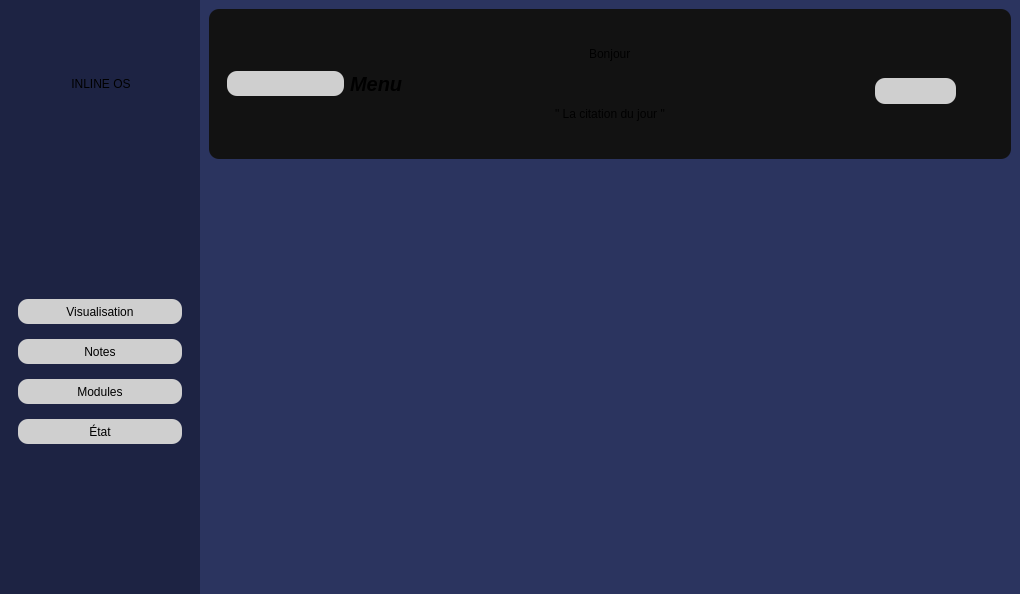
<?xml version="1.0" encoding="UTF-8"?>
<ui version="4.0">
 <class>MainWindow</class>
 <widget class="QMainWindow" name="MainWindow">
  <property name="geometry">
   <rect>
    <x>0</x>
    <y>0</y>
    <width>1020</width>
    <height>594</height>
   </rect>
  </property>
  <property name="windowTitle">
   <string>MainWindow</string>
  </property>
  <widget class="QWidget" name="centralwidget">
   <property name="layoutDirection">
    <enum>Qt::LayoutDirection::LeftToRight</enum>
   </property>
   <property name="styleSheet">
    <string notr="true">#leftMenu{
	background-color: rgb(29, 35, 67);
}


#mainBody{
	background-color: rgb(43, 52, 95);
}

#headerFrame{
	background-color: rgb(18, 18, 18);	
	border-radius: 10px;
}


QPushButton{
	min-height: 25px;
    background-color: rgb(207, 207, 207);
    border-radius: 10px;
	color: black;
	font: 900 10pt &quot;Seorge UI&quot;;
	
}</string>
   </property>
   <layout class="QHBoxLayout" name="horizontalLayout">
    <property name="spacing">
     <number>0</number>
    </property>
    <property name="leftMargin">
     <number>0</number>
    </property>
    <property name="topMargin">
     <number>0</number>
    </property>
    <property name="rightMargin">
     <number>0</number>
    </property>
    <property name="bottomMargin">
     <number>0</number>
    </property>
    <item>
     <widget class="QWidget" name="leftMenu" native="true">
      <property name="maximumSize">
       <size>
        <width>200</width>
        <height>16777215</height>
       </size>
      </property>
      <property name="layoutDirection">
       <enum>Qt::LayoutDirection::LeftToRight</enum>
      </property>
      <property name="styleSheet">
       <string notr="true"/>
      </property>
      <layout class="QVBoxLayout" name="verticalLayout_3">
       <property name="spacing">
        <number>0</number>
       </property>
       <property name="sizeConstraint">
        <enum>QLayout::SizeConstraint::SetDefaultConstraint</enum>
       </property>
       <property name="topMargin">
        <number>9</number>
       </property>
       <property name="rightMargin">
        <number>9</number>
       </property>
       <property name="bottomMargin">
        <number>9</number>
       </property>
       <item>
        <widget class="QWidget" name="intro" native="true">
         <property name="maximumSize">
          <size>
           <width>16777215</width>
           <height>150</height>
          </size>
         </property>
         <layout class="QVBoxLayout" name="verticalLayout_4">
          <item alignment="Qt::AlignmentFlag::AlignHCenter">
           <widget class="QLabel" name="inlineLabel">
            <property name="text">
             <string> INLINE OS</string>
            </property>
           </widget>
          </item>
         </layout>
        </widget>
       </item>
       <item alignment="Qt::AlignmentFlag::AlignVCenter">
        <widget class="QWidget" name="buttons" native="true">
         <layout class="QVBoxLayout" name="verticalLayout_5">
          <property name="spacing">
           <number>15</number>
          </property>
          <item>
           <widget class="QPushButton" name="visualizationButton">
            <property name="sizePolicy">
             <sizepolicy hsizetype="Minimum" vsizetype="Fixed">
              <horstretch>0</horstretch>
              <verstretch>0</verstretch>
             </sizepolicy>
            </property>
            <property name="text">
             <string>Visualisation</string>
            </property>
           </widget>
          </item>
          <item>
           <widget class="QPushButton" name="notesButton">
            <property name="sizePolicy">
             <sizepolicy hsizetype="Minimum" vsizetype="Fixed">
              <horstretch>0</horstretch>
              <verstretch>0</verstretch>
             </sizepolicy>
            </property>
            <property name="text">
             <string>Notes</string>
            </property>
           </widget>
          </item>
          <item>
           <widget class="QPushButton" name="modulesButton">
            <property name="sizePolicy">
             <sizepolicy hsizetype="Minimum" vsizetype="Fixed">
              <horstretch>0</horstretch>
              <verstretch>0</verstretch>
             </sizepolicy>
            </property>
            <property name="text">
             <string>Modules</string>
            </property>
           </widget>
          </item>
          <item>
           <widget class="QPushButton" name="stateButton">
            <property name="sizePolicy">
             <sizepolicy hsizetype="Minimum" vsizetype="Fixed">
              <horstretch>0</horstretch>
              <verstretch>0</verstretch>
             </sizepolicy>
            </property>
            <property name="text">
             <string>État</string>
            </property>
           </widget>
          </item>
         </layout>
        </widget>
       </item>
      </layout>
     </widget>
    </item>
    <item>
     <widget class="QWidget" name="mainBody" native="true">
      <property name="layoutDirection">
       <enum>Qt::LayoutDirection::LeftToRight</enum>
      </property>
      <property name="styleSheet">
       <string notr="true"/>
      </property>
      <layout class="QVBoxLayout" name="verticalLayout" stretch="0,0">
       <item>
        <widget class="QWidget" name="headerFrame" native="true">
         <property name="maximumSize">
          <size>
           <width>16777215</width>
           <height>150</height>
          </size>
         </property>
         <layout class="QHBoxLayout" name="horizontalLayout_3">
          <item>
           <widget class="QWidget" name="MenuFrame" native="true">
            <layout class="QHBoxLayout" name="horizontalLayout_4">
             <item>
              <widget class="QPushButton" name="menuButton">
               <property name="text">
                <string/>
               </property>
               <property name="icon">
                <iconset resource="../../../../assets/resources.qrc">
                 <normaloff>:/icons/icons/menu.svg</normaloff>:/icons/icons/menu.svg</iconset>
               </property>
               <property name="iconSize">
                <size>
                 <width>32</width>
                 <height>32</height>
                </size>
               </property>
              </widget>
             </item>
             <item>
              <widget class="QLabel" name="menuLabel">
               <property name="font">
                <font>
                 <pointsize>15</pointsize>
                 <italic>true</italic>
                 <bold>true</bold>
                 <underline>false</underline>
                 <strikeout>false</strikeout>
                </font>
               </property>
               <property name="cursor">
                <cursorShape>ArrowCursor</cursorShape>
               </property>
               <property name="mouseTracking">
                <bool>false</bool>
               </property>
               <property name="text">
                <string>Menu</string>
               </property>
              </widget>
             </item>
            </layout>
           </widget>
          </item>
          <item>
           <widget class="QWidget" name="welcomeFrame" native="true">
            <layout class="QVBoxLayout" name="verticalLayout_2">
             <item alignment="Qt::AlignmentFlag::AlignHCenter">
              <widget class="QLabel" name="welcomeLabel">
               <property name="text">
                <string>Bonjour</string>
               </property>
              </widget>
             </item>
             <item alignment="Qt::AlignmentFlag::AlignHCenter">
              <widget class="QLabel" name="citationLabel">
               <property name="text">
                <string>&quot; La citation du jour &quot;</string>
               </property>
              </widget>
             </item>
            </layout>
           </widget>
          </item>
          <item>
           <widget class="QWidget" name="userFrame" native="true">
            <widget class="QPushButton" name="userButton">
             <property name="geometry">
              <rect>
               <x>130</x>
               <y>60</y>
               <width>81</width>
               <height>26</height>
              </rect>
             </property>
             <property name="autoFillBackground">
              <bool>false</bool>
             </property>
             <property name="text">
              <string/>
             </property>
             <property name="icon">
              <iconset resource="../../../../assets/resources.qrc">
               <normaloff>:/icons/icons/user.svg</normaloff>:/icons/icons/user.svg</iconset>
             </property>
             <property name="iconSize">
              <size>
               <width>20</width>
               <height>32</height>
              </size>
             </property>
            </widget>
           </widget>
          </item>
         </layout>
        </widget>
       </item>
       <item>
        <widget class="QWidget" name="mainFrame" native="true">
         <layout class="QHBoxLayout" name="horizontalLayout_2">
          <item>
           <widget class="QWidget" name="widget" native="true"/>
          </item>
          <item>
           <widget class="QWidget" name="calendar" native="true"/>
          </item>
         </layout>
        </widget>
       </item>
      </layout>
     </widget>
    </item>
   </layout>
  </widget>
 </widget>
 <resources>
  <include location="../../../../assets/resources.qrc"/>
 </resources>
 <connections/>
</ui>
